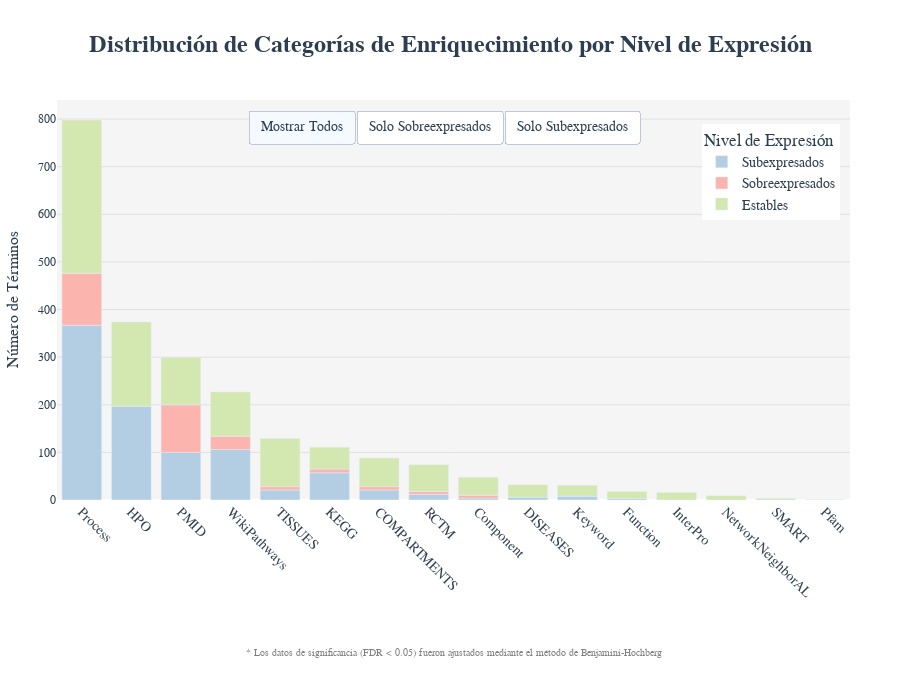

Notebook code for this chart:
### Markdown cell above
### Procesamiento y visualización de los resultados de enriquecimiento Funcional

> Uso exclusivo enriquecimiento STRING

Este código define una función `graficar_data_enriquecimiento` que toma un DataFrame de resultados de enriquecimiento funcional y realiza lo siguiente:

**Uso**:
- La función se aplica a los DataFrames de enriquecimiento funcional para genes **sobreexpresados**, **estables** y **subexpresados**.  
- Proporciona una visión clara y detallada de las categorías más relevantes en cada nivel de expresión, facilitando la interpretación de los resultados.

### Code cell
import pandas as pd
import plotly.express as px
import plotly.graph_objects as go


# Preparar datos
def graficar_data_enriquecimiento(df):
    df_grouped = df.groupby(['category', 'nivel_expresion']).size().reset_index(name='count')
    df_categorias = pd.DataFrame.from_dict(categorias_significados, orient='index', columns=['descripcion']).reset_index().rename(columns={'index':'category'})
    df_plot = df_grouped.merge(df_categorias, on='category')

    # Ordenar por conteo total
    total_counts = df_plot.groupby('category')['count'].sum().sort_values(ascending=False)
    df_plot['category'] = pd.Categorical(df_plot['category'], categories=total_counts.index, ordered=True)
    df_plot = df_plot.sort_values('category')

    color_map = {
        "Sobreexpresados": "#FBB4AE",
        "Estables": "#D2E8B0",
        "Subexpresados": "#B3CDE3",
    }

    # Crear gráfico base
    fig = px.bar(
        df_plot,
        x='category',
        y='count',
        color='nivel_expresion',
        color_discrete_map=color_map,
        title='<b>Distribución de Categorías de Enriquecimiento por Nivel de Expresión</b>',
        labels={'count': 'Número de Términos', 'category': 'Categoría'},
        hover_data=['descripcion'],
        height=700,
    )

    # Personalización avanzada
    fig.update_layout(
        plot_bgcolor='rgba(245,245,245,1)',
        paper_bgcolor='white',
        font=dict(family='Arial', size=12, color='#2c3e50'),
        xaxis=dict(
            title='',
            tickangle=45,
            showgrid=False,
            tickfont=dict(size=14)
        ),
        yaxis=dict(
            title='Número de Términos',
            showgrid=True,
            gridcolor='#e0e0e0',
            title_font=dict(size=16)
        ),
        hoverlabel=dict(
            bgcolor='white',
            font_size=12,
            font_family='Arial'
        ),
        legend=dict(
            title='Nivel de Expresión',
            orientation='v',
            yanchor='bottom',
            y=0.7,
            xanchor='center',
            font=dict(size=14),
            # Mover a un costado del grafico
            x=0.9,
        ),
        margin=dict(l=50, r=50, b=200, t=100),  # Margen superior aumentado
        title=dict(
            x=0.5,
            y=0.95,
            font=dict(size=24, color='#2c3e50', family='Arial Black')
        ),
    )

    # Mejorar tooltips
    fig.update_traces(
        hovertemplate="<b>%{x}</b><br>"
                    "Nivel: %{customdata[0]}<br>"
                    "Términos: %{y}<br>"
                    "<extra></extra>"
    )

    # Añadir anotación explicativa
    fig.add_annotation(
        x=0.5,
        y=-0.4,
        xref='paper',
        yref='paper',
        text="* Los datos de significancia (FDR < 0.05) fueron ajustados mediante el método de Benjamini-Hochberg",
        showarrow=False,
        font=dict(size=10, color='gray')
    )

    # Configurar botones de filtrado
    botones = [
        dict(
            label="Mostrar Todos",
            method="update",
            args=[{"visible": [True]*len(fig.data)}, {"title": "<b>Todos los niveles de expresión</b>"}]
        ),
        dict(
            label="Solo Sobreexpresados",
            method="update",
            args=[{"visible": [d.name == 'Sobreexpresados' for d in fig.data]},
                {"title": "<b>Sobreexpresados</b>"}]
        ),
        dict(
            label="Solo Subexpresados",
            method="update",
            args=[{"visible": [d.name == 'Subexpresados' for d in fig.data]},
                {"title": "<b>Subexpresados</b>"}]
        )
    ]

    # Añadir interactividad mejorada
    fig.update_layout(
        updatemenus=[
            dict(
                type="buttons",
                direction="right",
                active=0,
                buttons=botones,
                pad={"r": 20, "t": 10},
                x=0.5,
                xanchor="center",
                y=1,  # Posición ajustada
                yanchor="top",
                font=dict(size=14)
            )
        ]
    )

    # Asegurar visibilidad inicial correcta
    for trace in fig.data:
        trace.visible = True

    fig.show()

    guardar_grafico(fig, 'distribucion_categorias_enriquecimiento.png')

# Graficar los datos de enriquecimiento
graficar_data_enriquecimiento(df_enriquecimiento_completo_STRING)

### Figure 1 — Plotly figure (JSON) as saved in the notebook; plotly's stock layout.template omitted (floating-point values rounded to 4 significant figures)
{"data": [{"alignmentgroup": "True", "customdata": [["Procesos biológicos generales asociados a los genes: Actividades celulares, fisiológicas o moleculares llevadas a cabo por uno o más genes."], ["Human Phenotype Ontology: Un sistema de clasificación que describe los fenotipos observados en humanos. "], ["Publicaciones científicas referenciadas mediante PubMed ID: Proporciona enlaces a estudios y artículos revisados por pares disponibles en PubMed."], ["Rutas metabólicas y biológicas de la base WikiPathways: Una base de datos colaborativa que documenta y organiza rutas biológicas. "], ["Asociaciones específicas con tejidos biológicos: Describe la relación entre genes y su expresión preferencial o específica en tejidos como cerebro, hígado, pulmón o tejidos tumorales."], ["Rutas y procesos biológicos anotados en KEGG (Kyoto Encyclopedia of Genes and Genomes)."], ["Localizaciones subcelulares y estructuras biológicas: Describe las ubicaciones dentro de la célula, como el núcleo, citoplasma, membrana plasmática y organelos."], ["Reactome: Base de datos centrada en vías metabólicas y de señalización celular."], ["Componentes celulares asociados a los genes: Identifica las estructuras específicas dentro de la célula donde los genes o sus productos desempeñan un papel funcional."], ["Relación con enfermedades humanas conocidas: Vincula genes y términos con patologías específicas como cáncer, enfermedades cardiovasculares o trastornos genéticos."], ["Palabras clave relacionadas con las funciones genéticas: Etiquetas utilizadas para clasificar y agrupar genes según sus roles funcionales."], ["Funciones moleculares de los genes: Define las actividades bioquímicas llevadas a cabo por los productos génicos, como proteínas y ARN."]], "hovertemplate": "<b>%{x}</b><br>Nivel: %{customdata[0]}<br>Términos: %{y}<br><extra></extra>", "legendgroup": "Subexpresados", "marker": {"color": "#B3CDE3", "pattern": {"shape": ""}}, "name": "Subexpresados", "offsetgroup": "Subexpresados", "orientation": "v", "showlegend": true, "textposition": "auto", "type": "bar", "visible": true, "x": ["Process", "HPO", "PMID", "WikiPathways", "TISSUES", "KEGG", "COMPARTMENTS", "RCTM", "Component", "DISEASES", "Keyword", "Function"], "xaxis": "x", "y": [367, 197, 100, 106, 21, 57, 21, 12, 4, 6, 8, 3], "yaxis": "y"}, {"alignmentgroup": "True", "customdata": [["Procesos biológicos generales asociados a los genes: Actividades celulares, fisiológicas o moleculares llevadas a cabo por uno o más genes."], ["Publicaciones científicas referenciadas mediante PubMed ID: Proporciona enlaces a estudios y artículos revisados por pares disponibles en PubMed."], ["Rutas metabólicas y biológicas de la base WikiPathways: Una base de datos colaborativa que documenta y organiza rutas biológicas. "], ["Asociaciones específicas con tejidos biológicos: Describe la relación entre genes y su expresión preferencial o específica en tejidos como cerebro, hígado, pulmón o tejidos tumorales."], ["Rutas y procesos biológicos anotados en KEGG (Kyoto Encyclopedia of Genes and Genomes)."], ["Localizaciones subcelulares y estructuras biológicas: Describe las ubicaciones dentro de la célula, como el núcleo, citoplasma, membrana plasmática y organelos."], ["Reactome: Base de datos centrada en vías metabólicas y de señalización celular."], ["Componentes celulares asociados a los genes: Identifica las estructuras específicas dentro de la célula donde los genes o sus productos desempeñan un papel funcional."]], "hovertemplate": "<b>%{x}</b><br>Nivel: %{customdata[0]}<br>Términos: %{y}<br><extra></extra>", "legendgroup": "Sobreexpresados", "marker": {"color": "#FBB4AE", "pattern": {"shape": ""}}, "name": "Sobreexpresados", "offsetgroup": "Sobreexpresados", "orientation": "v", "showlegend": true, "textposition": "auto", "type": "bar", "visible": true, "x": ["Process", "PMID", "WikiPathways", "TISSUES", "KEGG", "COMPARTMENTS", "RCTM", "Component"], "xaxis": "x", "y": [109, 100, 28, 7, 8, 7, 6, 6], "yaxis": "y"}, {"alignmentgroup": "True", "customdata": [["Procesos biológicos generales asociados a los genes: Actividades celulares, fisiológicas o moleculares llevadas a cabo por uno o más genes."], ["Human Phenotype Ontology: Un sistema de clasificación que describe los fenotipos observados en humanos. "], ["Publicaciones científicas referenciadas mediante PubMed ID: Proporciona enlaces a estudios y artículos revisados por pares disponibles en PubMed."], ["Rutas metabólicas y biológicas de la base WikiPathways: Una base de datos colaborativa que documenta y organiza rutas biológicas. "], ["Asociaciones específicas con tejidos biológicos: Describe la relación entre genes y su expresión preferencial o específica en tejidos como cerebro, hígado, pulmón o tejidos tumorales."], ["Rutas y procesos biológicos anotados en KEGG (Kyoto Encyclopedia of Genes and Genomes)."], ["Localizaciones subcelulares y estructuras biológicas: Describe las ubicaciones dentro de la célula, como el núcleo, citoplasma, membrana plasmática y organelos."], ["Reactome: Base de datos centrada en vías metabólicas y de señalización celular."], ["Componentes celulares asociados a los genes: Identifica las estructuras específicas dentro de la célula donde los genes o sus productos desempeñan un papel funcional."], ["Relación con enfermedades humanas conocidas: Vincula genes y términos con patologías específicas como cáncer, enfermedades cardiovasculares o trastornos genéticos."], ["Palabras clave relacionadas con las funciones genéticas: Etiquetas utilizadas para clasificar y agrupar genes según sus roles funcionales."], ["Funciones moleculares de los genes: Define las actividades bioquímicas llevadas a cabo por los productos génicos, como proteínas y ARN."], ["Clasificación y anotación de familias de proteínas: Integra múltiples bases de datos para identificar relaciones evolutivas y dominios funcionales en proteínas."], ["Genes conectados en redes de interacción cercanas: Representa la proximidad funcional o física de genes en redes biológicas."], ["Dominios específicos de proteínas anotados en SMART (Simple Modular Architecture Research Tool): Identifica regiones funcionales dentro de las proteínas."], ["Familias de proteínas definidas en la base Pfam: Ofrece información detallada sobre agrupaciones de proteínas relacionadas por secuencia y estructura."]], "hovertemplate": "<b>%{x}</b><br>Nivel: %{customdata[0]}<br>Términos: %{y}<br><extra></extra>", "legendgroup": "Estables", "marker": {"color": "#D2E8B0", "pattern": {"shape": ""}}, "name": "Estables", "offsetgroup": "Estables", "orientation": "v", "showlegend": true, "textposition": "auto", "type": "bar", "visible": true, "x": ["Process", "HPO", "PMID", "WikiPathways", "TISSUES", "KEGG", "COMPARTMENTS", "RCTM", "Component", "DISEASES", "Keyword", "Function", "InterPro", "NetworkNeighborAL", "SMART", "Pfam"], "xaxis": "x", "y": [322, 177, 100, 93, 101, 46, 60, 56, 38, 26, 23, 15, 16, 9, 3, 1], "yaxis": "y"}], "layout": {"annotations": [{"font": {"color": "gray", "size": 10}, "showarrow": false, "text": "* Los datos de significancia (FDR < 0.05) fueron ajustados mediante el método de Benjamini-Hochberg", "x": 0.5, "xref": "paper", "y": -0.4, "yref": "paper"}], "barmode": "relative", "font": {"color": "#2c3e50", "family": "Arial", "size": 12}, "height": 700, "hoverlabel": {"bgcolor": "white", "font": {"family": "Arial", "size": 12}}, "legend": {"font": {"size": 14}, "orientation": "v", "title": {"text": "Nivel de Expresión"}, "tracegroupgap": 0, "x": 0.9, "xanchor": "center", "y": 0.7, "yanchor": "bottom"}, "margin": {"b": 200, "l": 50, "r": 50, "t": 100}, "paper_bgcolor": "white", "plot_bgcolor": "rgba(245,245,245,1)", "title": {"font": {"color": "#2c3e50", "family": "Arial Black", "size": 24}, "text": "<b>Distribución de Categorías de Enriquecimiento por Nivel de Expresión</b>", "x": 0.5, "y": 0.95}, "updatemenus": [{"active": 0, "buttons": [{"args": [{"visible": [true, true, true]}, {"title": "<b>Todos los niveles de expresión</b>"}], "label": "Mostrar Todos", "method": "update"}, {"args": [{"visible": [false, true, false]}, {"title": "<b>Sobreexpresados</b>"}], "label": "Solo Sobreexpresados", "method": "update"}, {"args": [{"visible": [true, false, false]}, {"title": "<b>Subexpresados</b>"}], "label": "Solo Subexpresados", "method": "update"}], "direction": "right", "font": {"size": 14}, "pad": {"r": 20, "t": 10}, "type": "buttons", "x": 0.5, "xanchor": "center", "y": 1, "yanchor": "top"}], "xaxis": {"anchor": "y", "domain": [0, 1], "showgrid": false, "tickangle": 45, "tickfont": {"size": 14}, "title": {"text": ""}}, "yaxis": {"anchor": "x", "domain": [0, 1], "gridcolor": "#e0e0e0", "showgrid": true, "title": {"font": {"size": 16}, "text": "Número de Términos"}}}}
